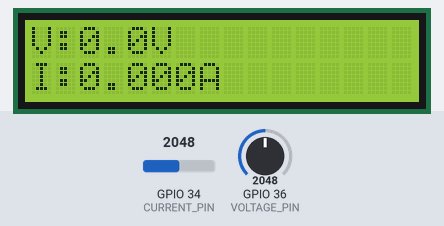
This sketch was run on a simulated ESP32. Shown: 16×2 character LCD. Inputs (shaded band) come from the test bench; at power-on: GPIO 34 (CURRENT_PIN) = 2048, GPIO 36 (VOLTAGE_PIN) = 2048. WiFi joins after 1.5 s; servers stay silent unless stated; what the sketch prints to the serial monitor is not drawn.

Above: at 8.0 s.
8.1 s: GPIO 34 (CURRENT_PIN) set to 2866
At 10.9 s:
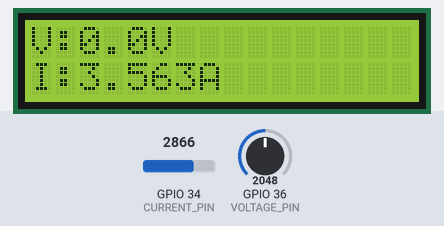
13.3 s: GPIO 36 (VOLTAGE_PIN) set to 2866
At 16.3 s:
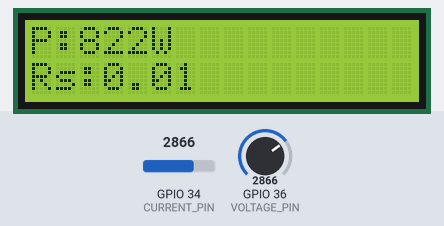
16.6 s: GPIO 34 (CURRENT_PIN) set to 3603
At 17.8 s:
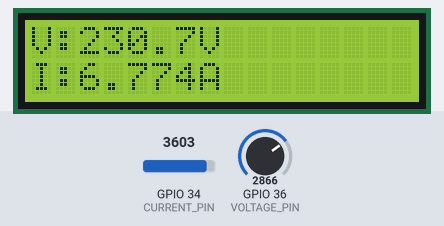
19.8 s: GPIO 36 (VOLTAGE_PIN) set to 3603
At 21.2 s:
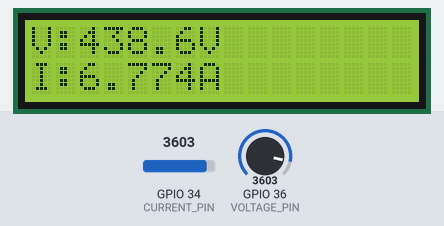
23.1 s: GPIO 34 (CURRENT_PIN) set to 4095
At 24.5 s:
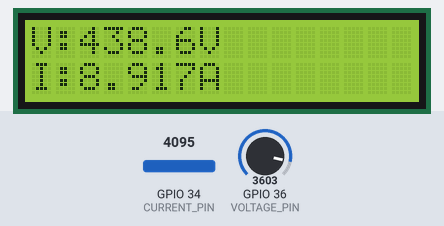
26.4 s: GPIO 36 (VOLTAGE_PIN) set to 4095
At 27.0 s:
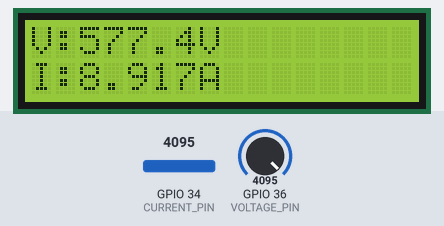
Timing chart, 0 to 29.4 s (numbered marks = the images above; inputs shaded):
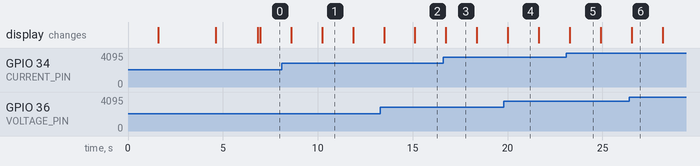

Measured:
- after the input at 8.1 s, the display: first differs from a run without the input after 2.1 s (image 1)
- after the input at 13.3 s, the display: first changes after 0.19 s (image 2 shows a later state)
- after the input at 16.6 s, the display: changes after 0.15 s (image 3)
- what the display in image 1 shows lasts 1.7 s, from 10.2 s to 11.9 s

The sketch:

esp32_powersense.ino
```cpp
/*
  esp32_powersense.ino — PowerSense WiFi Energy Monitor
  ======================================================
  Connects ESP32 to your WiFi network.
  Serves sensor data as JSON at:   http://<ESP32_IP>/data
  run.py on your PC polls this URL every 2 seconds.

  Hardware:
    - ACS712 current sensor  → GPIO 34
    - Voltage divider sensor → GPIO 36
    - LCD 16x2 I2C (0x27)   → SDA=21, SCL=22

  Change WIFI_SSID and WIFI_PASS below, then flash to ESP32.
*/

#include <WiFi.h>
#include <WebServer.h>
#include <Wire.h>
#include <LiquidCrystal_I2C.h>

// ============================================================
//  CHANGE THESE TO YOUR WiFi CREDENTIALS
// ============================================================
const char* WIFI_SSID = "Harshvardhan";   // <--- your WiFi SSID
const char* WIFI_PASS = "12345678";   // <--- your WiFi password
// ============================================================

LiquidCrystal_I2C lcd(0x27, 16, 2);
WebServer server(80);

// Pins
#define CURRENT_PIN 34
#define VOLTAGE_PIN 36

// Constants
float vRef        = 3.3;
float adcMax      = 4095.0;
float sensitivity = 0.185;   // ACS712 5A model
float costPerUnit = 8.0;     // Rs per kWh

// Calibration offsets
float currentOffset = 0;
float voltageOffset = 0;

// Energy tracking
float energy_kWh = 0;
unsigned long lastTime = 0;

// Latest readings (read by HTTP handler)
float gVoltage = 0, gCurrent = 0, gPower = 0, gCost = 0;

// LCD toggle
bool showVI = true;


// ============================================================
//  CALIBRATION
// ============================================================
void calibrate() {
  long cSum = 0, vSum = 0;
  Serial.println("Calibrating... keep no load connected");
  lcd.clear();
  lcd.print("Calibrating...");
  for (int i = 0; i < 1000; i++) {
    cSum += analogRead(CURRENT_PIN);
    vSum += analogRead(VOLTAGE_PIN);
    delay(1);
  }
  currentOffset = cSum / 1000.0;
  voltageOffset = vSum / 1000.0;
  Serial.println("Calibration done.");
}


// ============================================================
//  SENSORS
// ============================================================
float getCurrentRMS() {
  float sum = 0;
  for (int i = 0; i < 500; i++) {
    float adc  = analogRead(CURRENT_PIN);
    float volt = ((adc - currentOffset) / adcMax) * vRef;
    float curr = volt / sensitivity;
    sum += curr * curr;
  }
  float rms = sqrt(sum / 500.0);
  if (rms < 0.03) rms = 0;
  return rms;
}

float getVoltageRMS() {
  float sum = 0;
  for (int i = 0; i < 500; i++) {
    float adc  = analogRead(VOLTAGE_PIN);
    float volt = ((adc - voltageOffset) / adcMax) * vRef;
    sum += volt * volt;
  }
  float rms        = sqrt(sum / 500.0);
  float realVoltage = rms * 350;   // calibration factor — adjust if needed
  if (realVoltage < 10) realVoltage = 0;
  return realVoltage;
}


// ============================================================
//  HTTP HANDLER  — run.py polls this endpoint
// ============================================================
void handleData() {
  // Build JSON manually (no extra library needed)
  String json = "{";
  json += "\"voltage\":"  + String(gVoltage, 2)  + ",";
  json += "\"current\":"  + String(gCurrent, 3)  + ",";
  json += "\"power\":"    + String(gPower, 2)    + ",";
  json += "\"energy\":"   + String(energy_kWh, 6) + ",";
  json += "\"cost\":"     + String(gCost, 4);
  json += "}";

  server.sendHeader("Access-Control-Allow-Origin", "*");  // allow cross-origin from browser
  server.send(200, "application/json", json);
}

void handleRoot() {
  server.send(200, "text/plain",
    "PowerSense ESP32 running.\n"
    "Fetch data at: /data\n"
    "Example: http://" + WiFi.localIP().toString() + "/data"
  );
}


// ============================================================
//  SETUP
// ============================================================
void setup() {
  Serial.begin(115200);
  Wire.begin(21, 22);
  lcd.init();
  lcd.backlight();

  // --- WiFi connect ---
  lcd.print("Connecting WiFi");
  Serial.print("Connecting to WiFi: ");
  Serial.println(WIFI_SSID);
  WiFi.begin(WIFI_SSID, WIFI_PASS);

  int tries = 0;
  while (WiFi.status() != WL_CONNECTED && tries < 30) {
    delay(500);
    Serial.print(".");
    tries++;
  }

  if (WiFi.status() == WL_CONNECTED) {
    Serial.println("\nWiFi connected!");
    Serial.print("ESP32 IP: ");
    Serial.println(WiFi.localIP());

    lcd.clear();
    lcd.print("WiFi OK!");
    lcd.setCursor(0, 1);
    lcd.print(WiFi.localIP());
    delay(3000);
  } else {
    Serial.println("\nWiFi FAILED — check SSID/password");
    lcd.clear();
    lcd.print("WiFi FAILED!");
    delay(3000);
  }

  // --- HTTP server routes ---
  server.on("/",     handleRoot);
  server.on("/data", handleData);
  server.begin();
  Serial.println("HTTP server started.");

  // --- Calibrate sensors ---
  calibrate();
  delay(1000);
  lcd.clear();
  lastTime = millis();
}


// ============================================================
//  LOOP
// ============================================================
void loop() {
  server.handleClient();   // handle incoming HTTP requests

  float current = getCurrentRMS();
  float voltage = getVoltageRMS();
  float power   = voltage * current;

  // Energy accumulation
  unsigned long now      = millis();
  float timeHours        = (now - lastTime) / 3600000.0;
  lastTime               = now;
  energy_kWh            += (power / 1000.0) * timeHours;
  float totalCost        = energy_kWh * costPerUnit;

  // Store globally for HTTP handler
  gVoltage = voltage;
  gCurrent = current;
  gPower   = power;
  gCost    = totalCost;

  // Serial monitor
  Serial.print("V: ");    Serial.print(voltage, 1);
  Serial.print("V  I: "); Serial.print(current, 3);
  Serial.print("A  P: "); Serial.print(power, 1);
  Serial.print("W  E: "); Serial.print(energy_kWh, 4);
  Serial.print("kWh  Rs:"); Serial.println(totalCost, 4);

  // LCD display (alternates between V/I and P/Cost)
  lcd.clear();
  if (showVI) {
    lcd.setCursor(0, 0);
    lcd.print("V:"); lcd.print(voltage, 1); lcd.print("V");
    lcd.setCursor(0, 1);
    lcd.print("I:"); lcd.print(current, 3); lcd.print("A");
  } else {
    lcd.setCursor(0, 0);
    lcd.print("P:"); lcd.print(power, 0); lcd.print("W");
    lcd.setCursor(0, 1);
    lcd.print("Rs:"); lcd.print(totalCost, 2);
  }
  showVI = !showVI;

  delay(1500);
}
```
